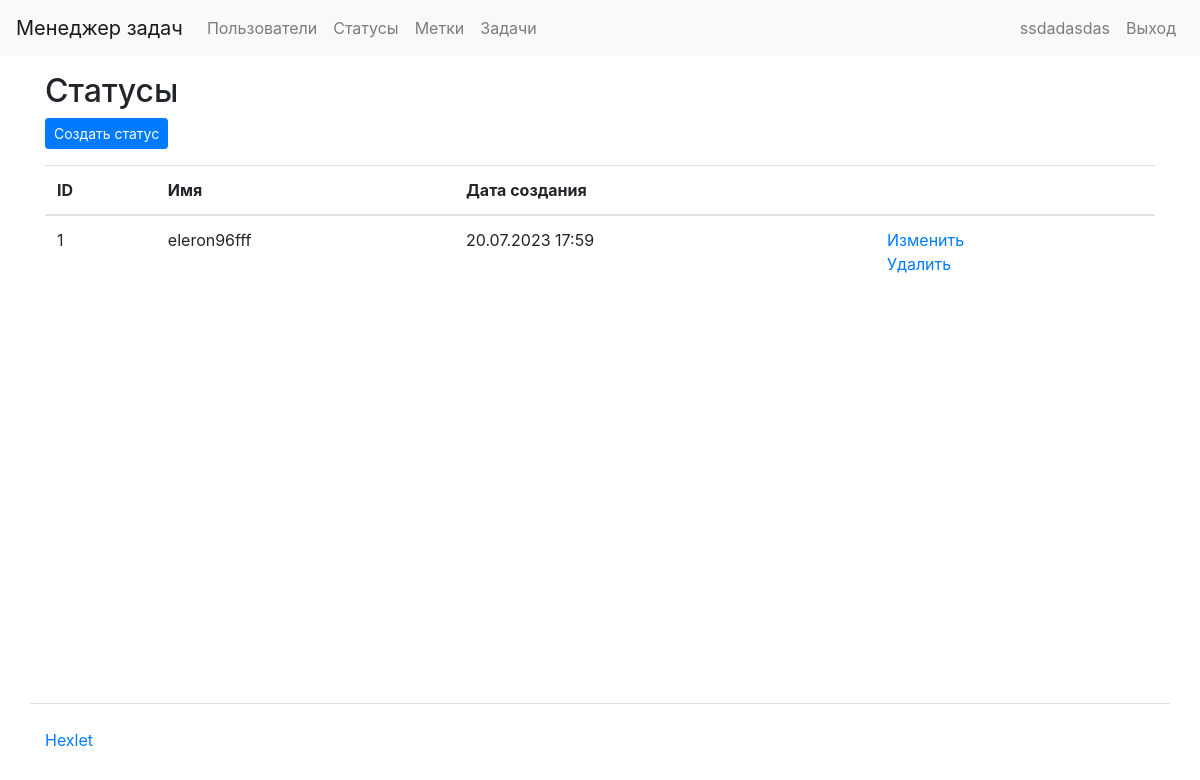
The page /statuses/ (signed in) on the database as committed earlier.
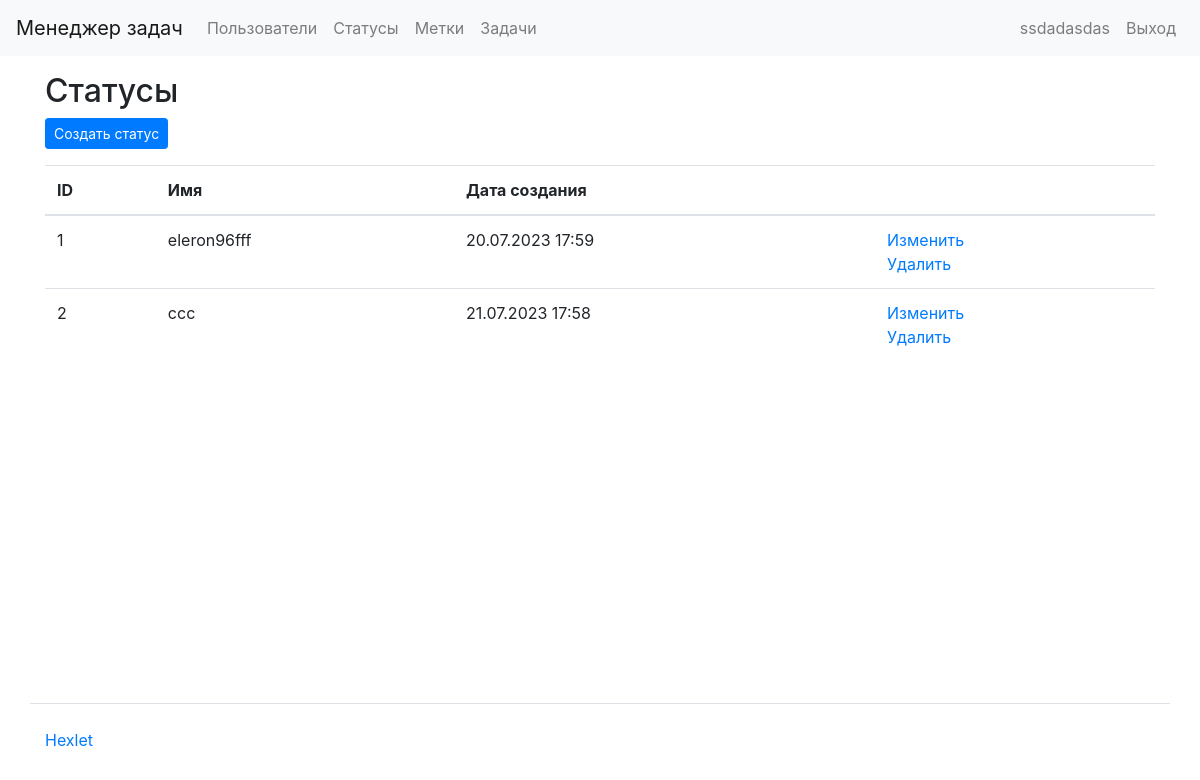
The same page on the database as committed later.
### task_manager/users/models.py (models this page shows)
class User(AbstractUser):
    def get_absolute_url(self):
        return reverse('users:user_list')

### task_manager/status/models.py (models this page shows, shortened)
class Status(models.Model):
    name = models.CharField(verbose_name=gettext_lazy('Name'), max_length=100)
    created_date = models.DateTimeField(auto_now_add=True)
    class Meta:
        app_label = 'status'

### task_manager/status/views.py (the view)
# urls.py: path('statuses/', status_task, name='status_task'),
@login_required
def status_task(request):
    statuses = Status.objects.all()
    return render(request, 'status/status_task.html', {'statuses': statuses})

### task_manager/templates/status/status_task.html (shortened to what this page needs)
{% extends "base.html" %}
{% load i18n %}
{% block content %}
  <h2>{% trans "Statuses" %}</h2>
  <div class="mb-3">
    <a href="{% url 'create_status' %}" class="btn btn-primary btn-sm">{% trans "Create status" %}</a>
  </div>
  <table class="table">
    <thead>
      <tr>
        <th scope="col">{% trans "id" %}</th>
        <th scope="col">{% trans "Name" %}</th>
        <th scope="col">{% trans "Creation date" %}</th>
        <th scope="col"></th>
      </tr>
    </thead>
    <tbody>
      {% for status in statuses %}
      <tr>
        <td>{{ status.id }}</td>
        <td>{{ status.name }}</td>
        <td>{{ status.created_date|date:"d.m.Y H:i"  }}</td>
        <td>
          <a href="{% url 'edit_status' status.id %}">{% trans "Edit" %}</a>
          <br>
          <a href="{% url 'delete_status' status.id %}">{% trans "Delete" %}</a>
        </td>
      </tr>
      {% endfor %}
    </tbody>
  </table>
{% endblock %}

### task_manager/templates/base.html (shortened to what this page needs)
{% load i18n %}
{% load bootstrap4 %}
<!DOCTYPE html>
<html lang="ru-ru">
  <head>
    <link href="https://cdn.jsdelivr.net/npm/bootstrap@4.6.2/dist/css/bootstrap.min.css" rel="stylesheet">
  </head>
  <body class="d-flex flex-column min-vh-100">
    {% include 'header.html' %}
    <div class="container wrapper flex-grow-1">
        {% block content %}{% endblock %}
    </div>
    {% include 'footer.html' %}
  </body>
</html>

### task_manager/templates/header.html (shortened to what this page needs)
{% load i18n %}
<nav class="navbar navbar-expand-lg navbar-light bg-light mb-3">
  <a class="navbar-brand" href="/">{% block navbar_brand %}{% trans "Task Manager" %}{% endblock %}</a>
  <div class="collapse navbar-collapse" id="navbarToggleExternalContent">
    <ul class="navbar-nav mr-auto">
      <li class="nav-item">
        <a class="nav-link" href="/users/">{% block navlink1 %}{% trans "Users" %}{% endblock %}</a>
      </li>
      {% if user.is_authenticated %}
        <li class="nav-item">
          <a class="nav-link" href="/statuses/">{% trans "Statuses" %}</a>
        </li>
        <li class="nav-item">
          <a class="nav-link" href="/labels/">{% trans "Labels" %}</a>
        </li>
        <li class="nav-item">
          <a class="nav-link" href="/tasks/">{% trans "Tasks" %}</a>
        </li>
      {% endif %}
    </ul>
    <ul class="navbar-nav">
      {% if user.is_authenticated %}
        <li class="nav-item">
          <span class="navbar-text mr-2">{{ user.username }}</span>
        </li>
        <li class="nav-item">
          <a class="nav-link" href="{% url 'logout' %}">{% trans "Logout" %}</a>
        </li>
      {% endif %}
    </ul>
  </div>
</nav>

### task_manager/templates/footer.html
{% load i18n %}
<footer>
  <div class="container my-5 pt-4 border-top">
    <a target="_blank" href="https://ru.hexlet.io">{% block footer %}Hexlet{% endblock %}</a>
  </div>
</footer>

Rows that differ between the two databases and show on the page:
added Status: id "2", name "ссс", created_date "21.07.2023 17:58"
